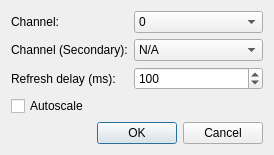
<?xml version="1.0" encoding="UTF-8"?>
<ui version="4.0">
 <class>DialogSignalConfig</class>
 <widget class="QDialog" name="DialogSignalConfig">
  <property name="geometry">
   <rect>
    <x>0</x>
    <y>0</y>
    <width>274</width>
    <height>142</height>
   </rect>
  </property>
  <property name="windowTitle">
   <string>Signal Plot Configuration</string>
  </property>
  <layout class="QFormLayout" name="formLayout">
   <item row="0" column="0">
    <widget class="QLabel" name="labelChannel">
     <property name="text">
      <string>Channel:</string>
     </property>
    </widget>
   </item>
   <item row="0" column="1">
    <widget class="QComboBox" name="comboBoxChannel">
     <item>
      <property name="text">
       <string>0</string>
      </property>
     </item>
     <item>
      <property name="text">
       <string>1</string>
      </property>
     </item>
     <item>
      <property name="text">
       <string>2</string>
      </property>
     </item>
     <item>
      <property name="text">
       <string>3</string>
      </property>
     </item>
     <item>
      <property name="text">
       <string>4</string>
      </property>
     </item>
     <item>
      <property name="text">
       <string>5</string>
      </property>
     </item>
     <item>
      <property name="text">
       <string>6</string>
      </property>
     </item>
     <item>
      <property name="text">
       <string>7</string>
      </property>
     </item>
     <item>
      <property name="text">
       <string>8</string>
      </property>
     </item>
     <item>
      <property name="text">
       <string>9</string>
      </property>
     </item>
     <item>
      <property name="text">
       <string>10</string>
      </property>
     </item>
     <item>
      <property name="text">
       <string>11</string>
      </property>
     </item>
     <item>
      <property name="text">
       <string>12</string>
      </property>
     </item>
     <item>
      <property name="text">
       <string>13</string>
      </property>
     </item>
     <item>
      <property name="text">
       <string>14</string>
      </property>
     </item>
     <item>
      <property name="text">
       <string>15</string>
      </property>
     </item>
     <item>
      <property name="text">
       <string>16</string>
      </property>
     </item>
     <item>
      <property name="text">
       <string>17</string>
      </property>
     </item>
     <item>
      <property name="text">
       <string>18</string>
      </property>
     </item>
     <item>
      <property name="text">
       <string>19</string>
      </property>
     </item>
     <item>
      <property name="text">
       <string>20</string>
      </property>
     </item>
     <item>
      <property name="text">
       <string>21</string>
      </property>
     </item>
     <item>
      <property name="text">
       <string>22</string>
      </property>
     </item>
     <item>
      <property name="text">
       <string>23</string>
      </property>
     </item>
     <item>
      <property name="text">
       <string>24</string>
      </property>
     </item>
     <item>
      <property name="text">
       <string>25</string>
      </property>
     </item>
     <item>
      <property name="text">
       <string>26</string>
      </property>
     </item>
     <item>
      <property name="text">
       <string>27</string>
      </property>
     </item>
     <item>
      <property name="text">
       <string>28</string>
      </property>
     </item>
     <item>
      <property name="text">
       <string>29</string>
      </property>
     </item>
     <item>
      <property name="text">
       <string>30</string>
      </property>
     </item>
     <item>
      <property name="text">
       <string>31</string>
      </property>
     </item>
    </widget>
   </item>
   <item row="1" column="0">
    <widget class="QLabel" name="labelChannelSec">
     <property name="text">
      <string>Channel (Secondary):</string>
     </property>
    </widget>
   </item>
   <item row="1" column="1">
    <widget class="QComboBox" name="comboBoxChannelSecondary">
     <item>
      <property name="text">
       <string>N/A</string>
      </property>
     </item>
     <item>
      <property name="text">
       <string>0</string>
      </property>
     </item>
     <item>
      <property name="text">
       <string>1</string>
      </property>
     </item>
     <item>
      <property name="text">
       <string>2</string>
      </property>
     </item>
     <item>
      <property name="text">
       <string>3</string>
      </property>
     </item>
     <item>
      <property name="text">
       <string>4</string>
      </property>
     </item>
     <item>
      <property name="text">
       <string>5</string>
      </property>
     </item>
     <item>
      <property name="text">
       <string>6</string>
      </property>
     </item>
     <item>
      <property name="text">
       <string>7</string>
      </property>
     </item>
     <item>
      <property name="text">
       <string>8</string>
      </property>
     </item>
     <item>
      <property name="text">
       <string>9</string>
      </property>
     </item>
     <item>
      <property name="text">
       <string>10</string>
      </property>
     </item>
     <item>
      <property name="text">
       <string>11</string>
      </property>
     </item>
     <item>
      <property name="text">
       <string>12</string>
      </property>
     </item>
     <item>
      <property name="text">
       <string>13</string>
      </property>
     </item>
     <item>
      <property name="text">
       <string>14</string>
      </property>
     </item>
     <item>
      <property name="text">
       <string>15</string>
      </property>
     </item>
     <item>
      <property name="text">
       <string>16</string>
      </property>
     </item>
     <item>
      <property name="text">
       <string>17</string>
      </property>
     </item>
     <item>
      <property name="text">
       <string>18</string>
      </property>
     </item>
     <item>
      <property name="text">
       <string>19</string>
      </property>
     </item>
     <item>
      <property name="text">
       <string>20</string>
      </property>
     </item>
     <item>
      <property name="text">
       <string>21</string>
      </property>
     </item>
     <item>
      <property name="text">
       <string>22</string>
      </property>
     </item>
     <item>
      <property name="text">
       <string>23</string>
      </property>
     </item>
     <item>
      <property name="text">
       <string>24</string>
      </property>
     </item>
     <item>
      <property name="text">
       <string>25</string>
      </property>
     </item>
     <item>
      <property name="text">
       <string>26</string>
      </property>
     </item>
     <item>
      <property name="text">
       <string>27</string>
      </property>
     </item>
     <item>
      <property name="text">
       <string>28</string>
      </property>
     </item>
     <item>
      <property name="text">
       <string>29</string>
      </property>
     </item>
     <item>
      <property name="text">
       <string>30</string>
      </property>
     </item>
     <item>
      <property name="text">
       <string>31</string>
      </property>
     </item>
    </widget>
   </item>
   <item row="2" column="0">
    <widget class="QLabel" name="labelRefreshDelay">
     <property name="text">
      <string>Refresh delay (ms):</string>
     </property>
    </widget>
   </item>
   <item row="3" column="0">
    <widget class="QCheckBox" name="checkBoxAutoscale">
     <property name="text">
      <string>Autoscale</string>
     </property>
    </widget>
   </item>
   <item row="4" column="0" colspan="2">
    <widget class="QDialogButtonBox" name="buttonBox">
     <property name="orientation">
      <enum>Qt::Horizontal</enum>
     </property>
     <property name="standardButtons">
      <set>QDialogButtonBox::Cancel|QDialogButtonBox::Ok</set>
     </property>
    </widget>
   </item>
   <item row="2" column="1">
    <widget class="QSpinBox" name="spinBoxDelay">
     <property name="maximum">
      <number>1000</number>
     </property>
     <property name="singleStep">
      <number>10</number>
     </property>
     <property name="value">
      <number>100</number>
     </property>
    </widget>
   </item>
  </layout>
 </widget>
 <tabstops>
  <tabstop>comboBoxChannel</tabstop>
  <tabstop>comboBoxChannelSecondary</tabstop>
  <tabstop>spinBoxDelay</tabstop>
  <tabstop>checkBoxAutoscale</tabstop>
  <tabstop>buttonBox</tabstop>
 </tabstops>
 <resources/>
 <connections>
  <connection>
   <sender>buttonBox</sender>
   <signal>accepted()</signal>
   <receiver>DialogSignalConfig</receiver>
   <slot>accept()</slot>
   <hints>
    <hint type="sourcelabel">
     <x>248</x>
     <y>254</y>
    </hint>
    <hint type="destinationlabel">
     <x>157</x>
     <y>274</y>
    </hint>
   </hints>
  </connection>
  <connection>
   <sender>buttonBox</sender>
   <signal>rejected()</signal>
   <receiver>DialogSignalConfig</receiver>
   <slot>reject()</slot>
   <hints>
    <hint type="sourcelabel">
     <x>316</x>
     <y>260</y>
    </hint>
    <hint type="destinationlabel">
     <x>286</x>
     <y>274</y>
    </hint>
   </hints>
  </connection>
 </connections>
</ui>
